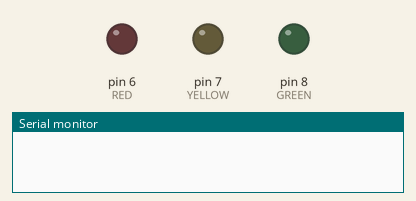
Simulated run of this sketch. Board: Arduino Uno, built with avr-gcc and run on an emulated ATmega328P. Shown: output pins drawn as LEDs (lit = HIGH), the last lines printed to the serial monitor.

Above: at 0.1 s.
At 1.1 s:
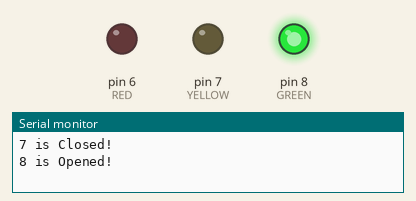
At 18.4 s:
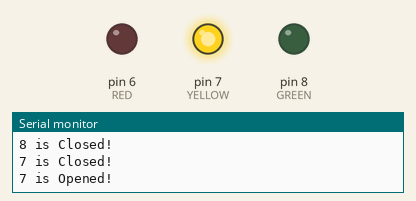
At 49.9 s:
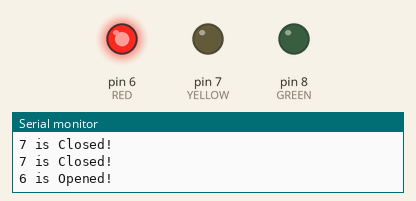
At 108.6 s:
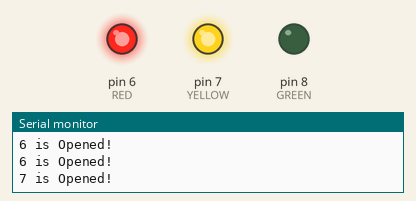
At 128.5 s:
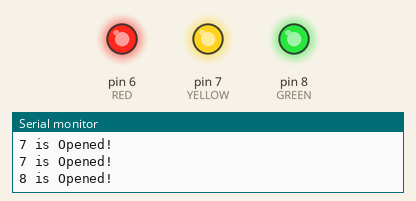
Timing chart, 0 to 130.0 s (numbered marks = the images above):
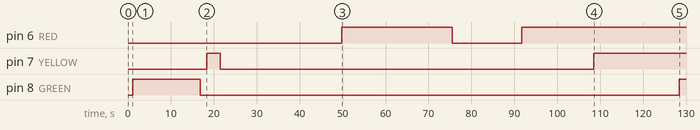

Measured:
- by itself, pin 6 (RED): LOW → HIGH at 49.8 s, → LOW 25.7 s later, → HIGH 16.3 s later
- by itself, pin 7 (YELLOW): LOW → HIGH at 18.4 s, → LOW 3.1 s later, → HIGH 87.0 s later
- by itself, pin 8 (GREEN): LOW → HIGH at 1.1 s, → LOW 15.7 s later, → HIGH 112 s later

The sketch:

_2ISRandSemaphore.ino
```cpp
#include <Arduino_FreeRTOS.h>
#include <semphr.h>

#define GREEN   8
#define YELLOW  7
#define RED     6

const uint16_t *LED_ARR[]   = {
  (uint16_t *)GREEN,
  (uint16_t *)YELLOW,
  (uint16_t *)RED
};


SemaphoreHandle_t intrSemt;

int timer1_cnt;

void setup(){

  Serial.begin(230400);

  pinMode(GREEN, OUTPUT);
  pinMode(YELLOW, OUTPUT);
  pinMode(RED, OUTPUT);

  xTaskCreate(onTask, "GREEN LED on Task", 96, (void *)LED_ARR[0], 1, NULL);
  xTaskCreate(onTask, "YELLOW LED on Task", 96, (void *)LED_ARR[1], 1, NULL);
  xTaskCreate(onTask, "RED LED on Task", 96, (void *)LED_ARR[2], 1, NULL);

  xTaskCreate(offTask, "GREEN LED off Task", 96, (void *)LED_ARR[0], 1, NULL);
  xTaskCreate(offTask, "YELLOW LED off Task", 96, (void *)LED_ARR[1], 1, NULL);
  xTaskCreate(offTask, "RED LED off Task", 96, (void *)LED_ARR[2], 1, NULL);

  intrSemt = xSemaphoreCreateBinary();
  if(NULL != intrSemt){
    InterruptInit();
  }
}

void onTask(void *pvParameters){
  while(1){
    if( pdPASS == xSemaphoreTake(intrSemt, portMAX_DELAY)){
      vTaskDelay(1);
      digitalWrite((uint16_t)pvParameters, HIGH);
      Serial.print((uint16_t)pvParameters);
      Serial.println(" is Opened!");

    }
  }
}

void offTask(void *pvParameters){

  while(1){
    if( pdPASS == xSemaphoreTake(intrSemt, portMAX_DELAY)){
      vTaskDelay(1);
      digitalWrite((uint16_t)pvParameters, LOW);
      Serial.print((uint16_t)pvParameters);
      Serial.println(" is Closed!");

    }
  }
}

ISR(TIMER1_OVF_vect){
  TCNT1 = timer1_cnt;
  xSemaphoreGiveFromISR(intrSemt, pdTRUE);
}

void loop(){

}

void InterruptInit(){
  noInterrupts();
  TCCR1A = 0;
  TCCR1B = 0;

  timer1_cnt = 32768;
  TCNT1 = timer1_cnt;

  TCCR1B |= (1 << CS12);
  TIMSK1 |= (1 << TOIE1);
  interrupts();
}
```
